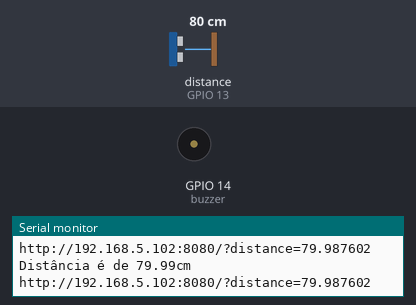
This sketch was run on a simulated ESP8266 (NodeMCU). Parts: buzzer (waves = sounding), the last lines printed to the serial monitor. Wiring (inferred from the names in the program): ultrasonic range finder: trigger GPIO 12; echo GPIO 13. Inputs (shaded band) come from the test bench; at power-on: distance to the obstacle (sensor on GPIO 13) 80 cm. The echo pulse lasts 58.3 µs per cm; WiFi joins after 1.5 s; servers stay silent unless stated; uploads are accepted with an empty reply.

Above: at 2.7 s.
2.8 s: distance to the obstacle (sensor on GPIO 13) set to 33 cm
4.3 s: distance to the obstacle (sensor on GPIO 13) set to 28 cm
At 7.7 s:
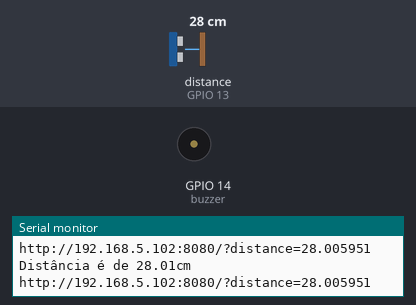
7.8 s: distance to the obstacle (sensor on GPIO 13) set to 35 cm
At 8.3 s:
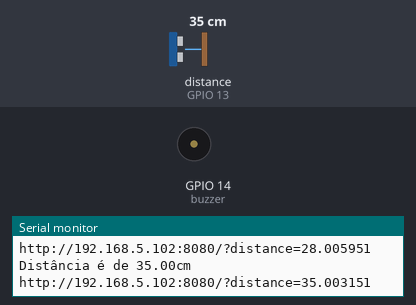
Timing chart, 0 to 10.8 s (numbered marks = the images above; inputs shaded):
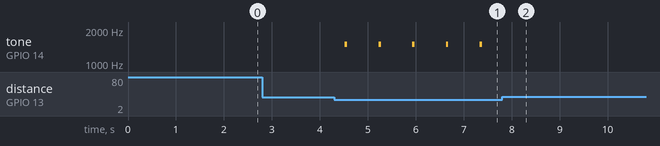

Measured:
- the behaviour switches between 31 and 30 cm on distance to the obstacle (sensor on GPIO 13) (found by bisection; images 0 and 1)
- after the input at 4.3 s, tone on GPIO 14 (buzzer): alternates 1500 Hz for 0.05 s and silent for 0.65 s, starting after 0.22 s
- after the input at 7.8 s, tone on GPIO 14 (buzzer): stops changing and stays silent

The sketch:

sketch_sep26a.ino
```cpp
#include <ESP8266HTTPClient.h>
#include <ESP8266WiFi.h>
#include <WiFiClient.h>

int buzzer = 14; // set the "buzzer" variable as 14 - D5 ESP8266
int sonar_echo = 13; // set the "sonar_echo" variable as 13 - D7 ESP8266
int sonar_trigger = 12; // set the "sonar_trigger" variable as 12 - D6 ESP8266

const float som = 34300.0; // Velocidade do som em cm/s
const float limite1 = 30.0; // Limites minimo para o buzzer ativar
const float limite2 = 20.0;
const float limite3 = 10.0;
const float limite4 = 5.0;

void setup() {

  Serial.begin(115200);
  pinMode(buzzer, OUTPUT);
  pinMode(sonar_trigger, OUTPUT);
  pinMode(sonar_echo, INPUT);
  WiFi.begin("Roteador de baixo", "teixeira");   //WiFi connection

  while (WiFi.status() != WL_CONNECTED) {  //Wait for the WiFI connection completion
    delay(500);
    Serial.println("Waiting for connection");
  }
}

void loop() {
  HTTPClient http;  //Declare an object of class HTTPClient
  WiFiClient wifiClient;
  inicializarTrigger();
  float distancia = calcularDistancia();
  String buf;
  buf += F("http://192.168.5.102:8080/?distance=");
  buf += String(distancia, 6);
    Serial.print(buf);
  http.begin(wifiClient, buf);
  http.addHeader("Cache-Control","no-cache");
  int httpCode = http.POST("");
  if (httpCode > 0) { //Check the returning code
      String payload = http.getString();   //Get the request response payload
      Serial.println(payload);             //Print the response payload
  }

  if (distancia < limite1){
  // Dispara os alertas
    alertas(distancia);
  }
  http.end();
  delay(500);
}

void alertas (float distancia){
  // Se a distância estiver entre o limite1 e o limite2
  if (distancia < limite1 && distancia >= limite2){
    tone(buzzer, 1500, 50);
  }
    // Se a distância estiver entre o limite2 e o limite3
  else if (distancia < limite2 && distancia >= limite3){
    tone(buzzer, 2000, 100);
  }

  // Se a distância estiver entre o limite3 e o limite4
  else if (distancia < limite3 && distancia >= limite4){
    tone(buzzer, 2750, 150);
  }

  // Se a distância for menor que o limite4
  else if (distancia < limite4){
    tone(buzzer, 3000, 200);
    delay(2);
    tone(buzzer, 3000, 200);
    delay(2);
    tone(buzzer, 3000, 200);
  }
}

float calcularDistancia(){
  unsigned long time = pulseIn(sonar_echo, HIGH);
  float distancia = time* 0.000001 * som / 2.0;
  Serial.print("Distância é de ");
  Serial.print(distancia);
  Serial.print("cm");
  Serial.println();
  return distancia;
}

void inicializarTrigger(){
  digitalWrite(sonar_trigger, LOW);
  delayMicroseconds(2);
  digitalWrite(sonar_trigger, HIGH);
  delayMicroseconds(10);
  digitalWrite(sonar_trigger, LOW);
}
```
